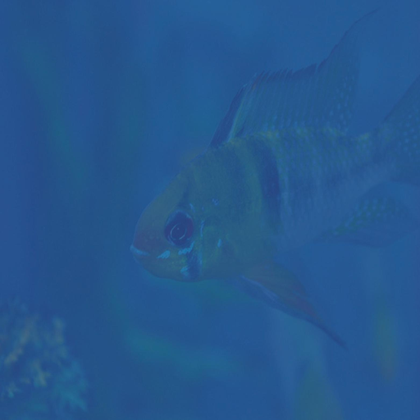
%> input picture image/11_Images/1.bmp, 420 x 420 px, shrunk from 512 x 512 before the run; its folder holds only this picture in this run
$ octave main.m   (GNU Octave 9; MATLAB toolbox functions it lacks are replaced by stand-ins)
%> lines starting %> are read from the running program, lines starting %| are printed output that depends on the picture
%> further down, Input is the input picture: size 420x420x3 uint8; mean R, G, B 37.9, 87.6, 141.4
### CCCBLSHL.m
function [img_Restored] = CCCBLSHZ(Input,~)
% CCCBLSHZ: This function performs underwater image restoration
% using a constrained color compensation method and a haze-line model.
% This function restores the color channels by adjusting the balance
% between each channel and improving the clarity of the image.
%
% Parameters:
%   Input (3D matrix): The input image in RGB format
%
% Returns:
%   img_Restored (3D matrix): The restored image

% 读取并归一化图像数据
im_c = double(Input) / 255; % Normalize the input image to the range [0, 1]

% 获取图像尺寸
[m, n, c] = size(im_c); % Get the dimensions of the image (rows, columns, channels)

% 将图像转为灰度并保存
im_c_remap = Grayscale_remapping(im_c); % Convert the image to grayscale using the Grayscale_remapping function

% 计算每个颜色通道的总和
sum_r = sum(im_c(:,:,1), 'all'); % Sum of the red channel
sum_g = sum(im_c(:,:,2), 'all'); % Sum of the green channel
sum_b = sum(im_c(:,:,3), 'all'); % Sum of the blue channel

% 根据通道总和调整 im_c_remap 的颜色通道
% Adjust the color channel of im_c_remap based on the total sum of the channels.
if sum_r > max(sum_g, sum_b)
    % 如果红色通道总和最大，保持绿色和蓝色通道不变
    im_c_remap(:,:,2) = im_c(:,:,2); % Keep the green channel unchanged
    im_c_remap(:,:,3) = im_c(:,:,3); % Keep the blue channel unchanged
elseif sum_g > max(sum_r, sum_b)
    % 如果绿色通道总和最大，保持红色和蓝色通道不变
    im_c_remap(:,:,1) = im_c(:,:,1); % Keep the red channel unchanged
    im_c_remap(:,:,3) = im_c(:,:,3); % Keep the blue channel unchanged
else
    % 如果蓝色通道总和最大，保持红色和绿色通道不变
    im_c_remap(:,:,1) = im_c(:,:,1); % Keep the red channel unchanged
    im_c_remap(:,:,2) = im_c(:,:,2); % Keep the green channel unchanged
end

% 初始化颜色通道矩阵
% Traverse each pixel and fill the matrix
im_c_r_x = zeros(m*n, 4); % Matrix for the red channel
im_c_g_x = zeros(m*n, 4); % Matrix for the green channel
im_c_b_x = zeros(m*n, 4); % Matrix for the blue channel

% 遍历每个像素点并填充矩阵

for i = 1:m
    for j = 1:n
        idx = (i-1)*n + j; % Calculate the linear index for the current pixel

        % 红色通道
        im_c_r_x(idx, :) = [im_c_remap(i, j, 1), i, j, im_c(i, j, 1)]; % Store red channel data with pixel coordinates and original red value

        % 绿色通道
        im_c_g_x(idx, :) = [im_c_remap(i, j, 2), i, j, im_c(i, j, 2)]; % Store green channel data with pixel coordinates and original green value

        % 蓝色通道
        im_c_b_x(idx, :) = [im_c_remap(i, j, 3), i, j, im_c(i, j, 3)]; % Store blue channel data with pixel coordinates and original blue value
    end
end

% 根据第四列（原始图像的颜色值）对每个通道矩阵排序
im_c_r_x = sortrows(im_c_r_x, 4); % Sort red channel data by original red values
im_c_g_x = sortrows(im_c_g_x, 4); % Sort green channel data by original green values
im_c_b_x = sortrows(im_c_b_x, 4); % Sort blue channel data by original blue values

% 计算增益并进行颜色通道的调整
if sum_r > max(sum_g, sum_b)
    % 红色通道最强
    gain = im_c_r_x(:,1) ./ im_c_r_x(:,4); % Calculate gain for red channel
    gain(isnan(gain)) = 0; % Handle NaN values (avoid division by zero)
    a1 = max(im_c_r_x(:,1)) / max(im_c_g_x(:,4)); % Ratio of red to green
    a2 = max(im_c_r_x(:,1)) / max(im_c_b_x(:,4)); % Ratio of red to blue

    % 更新绿色和蓝色通道
    for i = 1:m*n
        im_c_remap(im_c_g_x(i,2), im_c_g_x(i,3), 2) = im_c_g_x(i,1) * gain(i) * a1; % Adjust green channel
        im_c_remap(im_c_b_x(i,2), im_c_b_x(i,3), 3) = im_c_b_x(i,1) * gain(i) * a2; % Adjust blue channel
    end
elseif sum_g > max(sum_r, sum_b)
    % 绿色通道最强
    gain = im_c_g_x(:,1) ./ im_c_g_x(:,4); % Calculate gain for green channel
    gain(isnan(gain)) = 0; % Handle NaN values
    a1 = max(im_c_g_x(:,1)) / max(im_c_r_x(:,4)); % Ratio of green to red
    a2 = max(im_c_g_x(:,1)) / max(im_c_b_x(:,4)); % Ratio of green to blue

    % 更新红色和蓝色通道
    for i = 1:m*n
        im_c_remap(im_c_r_x(i,2), im_c_r_x(i,3), 1) = im_c_r_x(i,1) * gain(i) * a1; % Adjust red channel
        im_c_remap(im_c_b_x(i,2), im_c_b_x(i,3), 3) = im_c_b_x(i,1) * gain(i) * a2; % Adjust blue channel
    end
else
    % 蓝色通道最强
    gain = im_c_b_x(:,1) ./ im_c_b_x(:,4); % Calculate gain for blue channel
    gain(isnan(gain)) = 0; % Handle NaN values
    a1 = max(im_c_b_x(:,1)) / max(im_c_r_x(:,4)); % Ratio of blue to red
    a2 = max(im_c_b_x(:,1)) / max(im_c_g_x(:,4)); % Ratio of blue to green

    % 更新红色和绿色通道
    for i = 1:m*n
        im_c_remap(im_c_r_x(i,2), im_c_r_x(i,3), 1) = im_c_r_x(i,1) * gain(i) * a1; % Adjust red channel
        im_c_remap(im_c_g_x(i,2), im_c_g_x(i,3), 2) = im_c_g_x(i,1) * gain(i) * a2; % Adjust green channel
    end
end

% 将 im_c_remap 赋值给 im_c
im_c = im_c_remap;

% 计算每个颜色通道的总和
sum_r = sum(sum(im_c(:,:,1))); % 计算红色通道的总和
sum_g = sum(sum(im_c(:,:,2))); % 计算绿色通道的总和
sum_b = sum(sum(im_c(:,:,3))); % 计算蓝色通道的总和

% 设置阈值、alpha 和 beta 参数
Thr = 10; % 阈值
alpha = 0.8; % 调整系数 alpha
beta = 0.2; % 调整系数 beta

% 根据各通道总和判断主导颜色通道
% Determine the dominant color channel based on the sum of each channel
if ((sum_g > sum_r) && (sum_g > sum_b)) % 如果绿色通道最大
    g_r = sum_g / sum_r; % 计算绿色与红色的比值
    g_b = sum_g / sum_b; % 计算绿色与蓝色的比值

    % 如果比值超过阈值，则将比值限制在阈值范围内
    if (g_r > Thr)
        g_r = Thr;
    end
    if (g_b > Thr)
        g_b = Thr;
    end

    % 调整红色通道和蓝色通道
    im_c(:,:,1) = im_c(:,:,1) * alpha + (g_r - alpha - beta) * sum_r * (im_c(:,:,2)) / sum_g + beta * sum_r / (m * n);
    im_c(:,:,2) = im_c(:,:,2); % 绿色通道保持不变
    im_c(:,:,3) = im_c(:,:,3) * alpha + (g_b - alpha - beta) * sum_b * (im_c(:,:,2)) / sum_g + beta * sum_b / (m * n);

elseif ((sum_r > sum_g) && (sum_r > sum_b)) % 如果红色通道最大
    r_g = sum_r / sum_g; % 计算红色与绿色的比值
    r_b = sum_r / sum_b; % 计算红色与蓝色的比值

    % 如果比值超过阈值，则将比值限制在阈值范围内
    if (r_g > Thr)
        r_g = Thr;
    end
    if (r_b > Thr)
        r_b = Thr;
    end

    % 调整绿色通道和蓝色通道
    im_c(:,:,1) = im_c(:,:,1); % 红色通道保持不变
    im_c(:,:,2) = im_c(:,:,2) * alpha + (r_g - alpha - beta) * sum_g * (im_c(:,:,1)) / sum_r + beta * sum_g / (m * n);
    im_c(:,:,3) = im_c(:,:,3) * alpha + (r_b - alpha - beta) * sum_b * (im_c(:,:,1)) / sum_r + beta * sum_b / (m * n);

else % 如果蓝色通道最大
    b_r = sum_b / sum_r; % 计算蓝色与红色的比值
    b_g = sum_b / sum_g; % 计算蓝色与绿色的比值

    % 如果比值超过阈值，则将比值限制在阈值范围内
    if (b_r > Thr)
        b_r = Thr;
    end
    if (b_g > Thr)
        b_g = Thr;
    end

    % 调整红色通道和绿色通道
    im_c(:,:,1) = im_c(:,:,1) * alpha + (b_r - alpha - beta) * sum_r * (im_c(:,:,3)) / sum_b + beta * sum_r / (m * n);
    im_c(:,:,2) = im_c(:,:,2) * alpha + (b_g - alpha - beta) * sum_g * (im_c(:,:,3)) / sum_b + beta * sum_g / (m * n);
    im_c(:,:,3) = im_c(:,:,3); % 蓝色通道保持不变
end

% 对调整后的图像进行归一化处理
im_c = im_c / max(max(max(im_c))); % 归一化图像，使最大值为 1
im_c = min(im_c, 1); % 将图像值限制在 [0, 1] 范围内
im_c = max(im_c, 0); % 将图像值限制在 [0, 1] 范围内

% 估计大气光并重新塑形为 1x1x3 的矩阵
A = (reshape(estimate_airlight(im_c), 1, 1, 3));

% 初始化一个与图像大小相同的矩阵 delt_I，用于存储颜色通道的变化量
delt_I = zeros(m, n, c);

% 遍历每个颜色通道并将图像的每个通道赋值给 delt_I
for ColorCh = 1:1:c
    delt_I(:,:,ColorCh) = im_c(:,:,ColorCh);  % 将 im_c 中的每个颜色通道赋值给 delt_I
end

% 将 delt_I 重新塑形为二维矩阵，其中每行表示一个像素点，列表示颜色通道
delt_I_reshape = reshape(delt_I, [m*n, c]);  % 重新塑形为 (m*n) 行，c 列的矩阵

% Reshape the delta image and append a column of ones for homogeneous coordinates
% 重塑 delta_I 并在其后附加一列1，转换为齐次坐标
delt_I_reshape_H = [delt_I_reshape, ones(m*n, 1)];

% Reshape vector A into a 3x1 column vector and calculate its magnitude
% 将向量 A 重塑为 3x1 的列向量并计算其模长
A_reshape = reshape(A, [3, 1]);
A_ra = sqrt(sum(A_reshape.^2));  % Equivalent to sqrt(A_reshape(1)^2 + A_reshape(2)^2 + A_reshape(3)^2)

% Define the rotation angles for the X and Y axes
% 定义 X、Y 和 Z 轴的旋转角度
a = 90;
b = -180;
% Rotation matrix for rotation around the X axis
% X轴旋转矩阵
Rx = [1, 0, 0;
    0, cosd(a), -sind(a);
    0, sind(a), cosd(a)];

% Rotation matrix for rotation around the Y axis
% Y轴旋转矩阵
Ry = [cosd(b), 0, sind(b);
    0, 1, 0;
    -sind(b), 0, cosd(b)];

% Combined rotation matrix for Y, X rotations and translation vector
% 组合 Y、X 旋转矩阵和平移向量
RT = [Ry * Rx, A_reshape];

% Initialize the rotated image array
% 初始化旋转后的图像数组
delt_I_Rota = zeros(m*n, 3);

% Perform the matrix multiplication to rotate the image
% 进行矩阵乘法以旋转图像
delt_I_Rota = (RT * delt_I_reshape_H')';

% Take the absolute value of the rotated image (to avoid negative values)
% 对旋转后的图像取绝对值（避免负值）
delt_I_Rota = abs(delt_I_Rota);

% Reshape the rotated image back to its original dimensions
% 将旋转后的图像重塑回原始尺寸
I_Rota = reshape(delt_I_Rota, [m, n, c]);

% Define the number of superpixels, which can be modified based on the image resolution.
% 定义超像素的数量,可以根据图像分辨率进行修改
PixelNum = 50000;

% Compute superpixels for the rotated image
% 计算旋转后的图像的超像素
[Label, ~] = superpixels(I_Rota, PixelNum);

% Reshape the label matrix to a column vector for processing
% 将标签矩阵重塑为列向量以便处理
Label_superpixel = reshape(Label, [m*n, 1]);

% Get the total number of unique superpixels
% 获取超像素的总数
n_points = max(Label_superpixel);

% Calculate the radius (magnitude) for each pixel in the rotated image
% 计算旋转图像中每个像素的半径（模长）
radius = sqrt(delt_I_Rota(:,1).^2 + delt_I_Rota(:,2).^2 + delt_I_Rota(:,3).^2);

% Compute the mean value of each color channel (Red, Green, Blue) for each superpixel
% 为每个超像素计算每个颜色通道（红色、绿色、蓝色）的均值
red_mean = accumarray(Label_superpixel, delt_I_Rota(:, 1), [n_points, 1], @mean);
green_mean = accumarray(Label_superpixel, delt_I_Rota(:, 2), [n_points, 1], @mean);
blue_mean = accumarray(Label_superpixel, delt_I_Rota(:, 3), [n_points, 1], @mean);

% Combine the mean values of red, green, and blue channels into a single matrix
% 将红色、绿色和蓝色通道的均值合并为一个矩阵
vec = [red_mean, green_mean, blue_mean];

% Reshape the radius to a column vector
% 将半径重塑为列向量
radius = reshape(radius, [m*n, 1]);

% Convert the RGB values to LAB color space using a color transformation
% 使用颜色变换将 RGB 值转换为 LAB 色彩空间
transform_lab = makecform('srgb2lab');  % Create a transformation structure for RGB to LAB
transform_lab = applycform(vec, transform_lab);  % Apply the transformation
transform_lab = lab2double(transform_lab);  % Convert the LAB values to double precision

% Extract the 'a' and 'b' channels from the LAB color space
% 从 LAB 色彩空间中提取 'a' 和 'b' 通道
ab = [transform_lab(:, 2), transform_lab(:, 3)];

% Apply k-means clustering to the 'ab' values to create 2000 clusters
% 对 'ab' 值应用 k-means 聚类，生成 2000 个簇
T = kmeans(ab, 2000);

% Find the maximum cluster index (the cutoff point)
% 查找最大簇索引（分割点）
cutoff = max(T);

% Reshape the superpixel labels and calculate max and standard deviation of radius for each cluster
% 重塑超像素标签，并为每个簇计算半径的最大值和标准差
T_superpixels = reshape(T(Label_superpixel), [m*n, 1]);
radius_max_reshape = accumarray(T_superpixels, radius(:), [cutoff, 1], @max);
radius_std_reshape = accumarray(T_superpixels, radius(:), [cutoff, 1], @std);

% Reshape the radius and max/std values back to the image dimensions
% 将半径、最大值和标准差重新塑造成图像维度
radius_reshape = reshape(radius, [m, n, 1]);
radius_max_reshape = reshape(radius_max_reshape(T_superpixels), [m, n, 1]);
radius_std_reshape = reshape(radius_std_reshape(T_superpixels), [m, n, 1]);

% Normalize the standard deviation values to the range [0, 1]
% 将标准差值归一化到 [0, 1] 范围
radius_std_weight = (radius_std_reshape ./ max(max(radius_std_reshape)));

% Estimate the lower bound of the transmission based on the image and A vector
% 根据图像和 A 向量估计传输的下界
trans_lower_bound = 1 - min(bsxfun(@rdivide, im_c, reshape(A, 1, 1, 3)), [], 3);

% Estimate the transmission by dividing the radius by the maximum radius for each superpixel
% 通过将半径除以每个超像素的最大半径来估计传输
transmission_estimation = radius_reshape ./ radius_max_reshape;

% Ensure the transmission is not less than the lower bound for transmission estimation
% 确保传输不小于传输估计的下界
transmission = max(transmission_estimation, trans_lower_bound);

% Regularization parameter for WLS optimization
% WLS 优化的正则化参数
lambda = 0.1;

% Perform Weighted Least Squares (WLS) optimization for transmission
% 对传输进行加权最小二乘 (WLS) 优化
transmission = wls_optimization(transmission, radius_std_weight, im_c, lambda);

% Set up color space transformations (RGB to LAB and back)
% 设置色彩空间转换（从 RGB 到 LAB 和从 LAB 到 RGB）
transform_lab = makecform('srgb2lab');
transform_lab_A = makecform('srgb2lab');
transform_rgb = makecform('lab2srgb');

% Convert the input image from RGB to LAB color space
% 将输入图像从 RGB 转换为 LAB 色彩空间
transform_lab = applycform(im_c, transform_lab);
transform_lab = lab2double(transform_lab); % Convert LAB values to double precision

% Extract the L, a, and b channels from the LAB image
% 从 LAB 图像中提取 L、a 和 b 通道
L = transform_lab(:,:,1);

% Convert the airlight vector A from RGB to LAB space
% 将空气光向量 A 从 RGB 转换为 LAB 空间
air_Lab = applycform(A, transform_lab_A);
air_Lab = lab2double(air_Lab);
air_l = air_Lab(:,:,1);

% Apply the transmission correction to the L channel
% 对 L 通道应用传输修正
transform_lab(:,:,1) = (L(:,:) - (1 - transmission) .* air_l) ./ max(transmission, 0.2);

% Normalize and adjust the L channel to improve contrast
% 归一化和调整 L 通道以提高对比度
Lab_l = zeros(m, n);
Lab_l(:,:) = transform_lab(:,:,1);
Lab_l(:,:) = (Lab_l(:,:) - min(min(Lab_l(:,:)))) / (max(max(Lab_l(:,:))) - min(min(Lab_l(:,:))));
Lab_l(:,:) = imadjust(Lab_l(:,:));
Lab_l(:,:) = Lab_l(:,:) * 100; % Scale to the range [0, 100]

% Apply edge detection filters to the adjusted L channel
% 对调整后的 L 通道应用边缘检测滤波器
H1 = [-1 -1 -1; 0 0 0; 1 1 1]; % Horizontal edge detection filter
dx = filter2(H1, Lab_l);

H2 = [-1 0 1; -1 0 1; -1 0 1]; % Vertical edge detection filter
dy = filter2(H2, Lab_l);

% Adjust the L channel by adding a weighted version of the gradient magnitude
% 通过添加加权的梯度幅值来调整 L 通道
Lab_l = Lab_l + sqrt(dx.^2 + dy.^2) * 0.1;

% Update the L channel in the LAB image with the modified values
% 使用修改后的值更新 LAB 图像中的 L 通道
transform_lab(:,:,1) = Lab_l(:,:);

% Convert the LAB image back to RGB color space
% 将 LAB 图像转换回 RGB 色彩空间
img_dehazed = applycform(transform_lab, transform_rgb);

% Apply a radiometric correction to the final dehazed image
% 对最终的去雾图像应用辐射校正
img_Restored = img_dehazed.^(1.05); % Apply gamma correction
end

### Grayscale_remapping.m
% Grayscale World White Balance and Histogram Auto-Contrast Adjustment
% 灰度世界白平衡和直方图自动对比度调整
function output = Grayscale_remapping(image)

% Extract the RGB channels from the input image
% 从输入图像中提取RGB通道
r = image(:, :, 1);
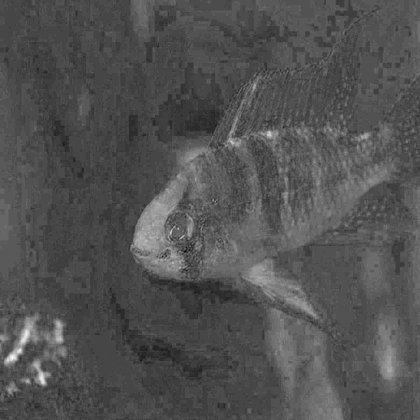
%> r: size 420x420 double; min 0.098, max 0.255, mean 0.148; drawn with min black and max white
g = image(:, :, 2);
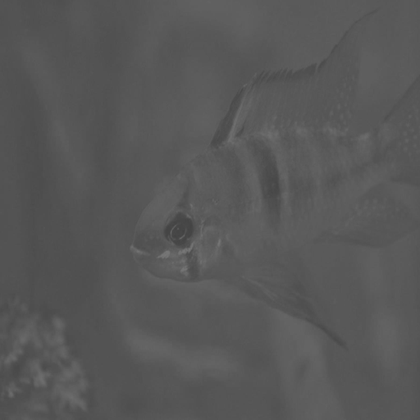
%> g: size 420x420 double; min 0.259, max 0.467, mean 0.344
b = image(:, :, 3);
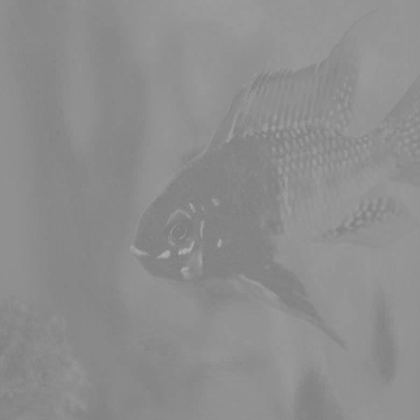
%> b: size 420x420 double; min 0.49, max 0.675, mean 0.555

% Calculate the mean of each RGB channel
% 计算每个RGB通道的均值
Mean(1) = mean(mean(r));
Mean(2) = mean(mean(g));
Mean(3) = mean(mean(b));

% Find the maximum values of each RGB channel
% 找到每个RGB通道的最大值
V(1) = max(max(r));
V(2) = max(max(g));
V(3) = max(max(b));

% Find the overall maximum value and the average mean
% 找到总的最大值和平均均值
max_1 = max(V);
%> max_1 = 0.675

% Define the ratio for the saturation level (can be adjusted for more/less contrast)
% 定义饱和度级别的比例（可以调整以获得更多或更少的对比度）
ratio = [1, 1, 1];

% Set the saturation level for quantile adjustment
% 设置量化调整的饱和度级别
satLevel = 0.001 * ratio;

% Get the size of the image
% 获取图像的大小
[m, n, p] = size(image);
imgRGB_orig = zeros(p, m * n);

% Reshape each RGB channel into a row vector for processing
% 将每个RGB通道重塑为行向量以进行处理
for i = 1 : p
   imgRGB_orig(i, : ) = reshape(double(image(:, :, i)), [1, m * n]);
end

imRGB = zeros(size(imgRGB_orig));

% Histogram contrast adjustment
% 直方图对比度调整
for ch = 1 : p
    % Define quantile range for contrast adjustment
    % 定义对比度调整的分位数范围
    q = [satLevel(ch), 1 - satLevel(ch)];
    tiles = quantile(imgRGB_orig(ch, :), q); % Calculate quantiles
    temp = imgRGB_orig(ch, :);

    % Clip pixel values based on the quantiles
    % 根据分位数裁剪像素值
    temp(temp < tiles(1)) = tiles(1);
    temp(temp > tiles(2)) = tiles(2);

    % Store adjusted values
    % 存储调整后的值
    imRGB(ch, :) = temp;

    % Normalize the pixel values to the range [0, max_1]
    % 将像素值归一化到[0, max_1]范围
    pmin = min(imRGB(ch, :));
    pmax = max(imRGB(ch, :));
    imRGB(ch, :) = (imRGB(ch, :) - pmin) / (pmax - pmin) * max_1;
end
%> this loop made 3 passes
%> (pmin, pmax) on passes 1 to 3: (0.122, 0.216), (0.275, 0.424), (0.502, 0.62)

% Initialize the output image
% 初始化输出图像
output = zeros(size(image));

% Reshape and assign the adjusted RGB values back to the output image
% 重塑并将调整后的RGB值分配回输出图像
for i = 1 : p
        output(:, :, i) = reshape(imRGB(i, :), [m, n]);
end
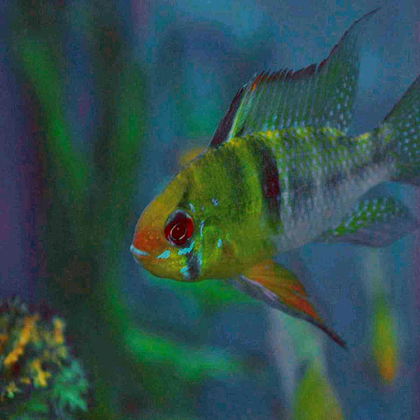
%> output: size 420x420x3 double; mean R, G, B 0.193, 0.313, 0.302

end

### estimate_airlight.m
function [ Aout ] = estimate_airlight( img, Amin, Amax, N, spacing, K, thres )
%Estimate airlight of an image, using a 3*2D Hough transform, where each
%point votes for a given location using a fixed set of angles.
%
%   This is an implementation of our paper:
%   Dana Berman, Tali Treibitz, Shai Avidan,
%   "Air-light Estimation using Haze-Lines", ICCP 2017
%
%   Input arguments:
%   img - input image (mandatory)
%   Amin (Amax) - minimal (maximal) value if the air-light. Optional
%               Can be used to reduce the search space and save time
%               Either a scalar (identical for all color channels) or a 3
%               value vector (different range for each color channel)
%   N - number of colors clusters to use (the image is converted to an
%       indexed image of at most N different cluster). Optional
%   spacing - air-light candidates' resolution, 1/M in the paper. Optional
%   K - angular resolution. Optional
%   thres - cone resolution, optional, default recommended


%% Verify input params, set defaults when necessary (same as published results)
if ~exist('thres','var') || isempty(thres), thres = 0.01 ; end
if ~exist('spacing','var') || isempty(spacing), spacing = 0.02 ; end %1/M in the paper
if ~exist('n_colors','var') || isempty(N), N = 1000 ; end %number of colors clusters
if ~exist('K','var') || isempty(K), K = 40 ; end %number of angles

% Define search range for the air-light. The search range is different for each
% color channel. These values were used in all of our experiments.
if ~exist('Amin','var') || isempty(Amin), Amin = [0,0.05,0.1]; end
if ~exist('Amax','var') || isempty(Amax), Amax = 1; end

% Air-light search range, accept a scalar if identical for all color channels
if isscalar(Amin), Amin = repmat(Amin,1,3); end
if isscalar(Amax), Amax = repmat(Amax,1,3); end

%% Convert input image to an indexed image
[img_ind, points] = rgb2ind(img, N);
[h,w,~] = size(img);
% Remove empty clusters
idx_in_use = unique(img_ind(:));
idx_to_remove = setdiff(0:(size(points,1)-1),idx_in_use);
points(idx_to_remove+1,:) = [];
img_ind_sequential = zeros(h,w);
for kk = 1:length(idx_in_use)
    img_ind_sequential(img_ind==idx_in_use(kk)) = kk;
end
% Now the min value of img_ind_sequential is 1 rather then 0, and the indices
% correspond to points

% Count the occurences if each index - this is the clusters' weight
[points_weight,~] = histcounts(img_ind_sequential(:),size(points,1));
points_weight = points_weight./(h*w);
if ~ismatrix(points), points = reshape(points,[],3); end % verify dim

%% Define arrays of candidate air-light values and angles
angle_list = reshape(linspace(0, pi, K),[],1);
% Use angle_list(1:end-1) since angle_list(end)==pi, which is the same line
% in 2D as since angle_list(1)==0
directions_all = [sin(angle_list(1:end-1)) , cos(angle_list(1:end-1)) ];

% Air-light candidates in each color channel
ArangeR = Amin(1):spacing:Amax(1);
ArangeG = Amin(2):spacing:Amax(2);
ArangeB = Amin(3):spacing:Amax(3);

%% Estimate air-light in each pair of color channels
% Estimate RG
Aall = generate_Avals(ArangeR, ArangeG);
[~, AvoteRG] = vote_2D(points(:,1:2), points_weight, directions_all, Aall, thres );
% Estimate GB
Aall = generate_Avals(ArangeG, ArangeB);
[~, AvoteGB] = vote_2D(points(:,2:3), points_weight, directions_all, Aall, thres );
% Estimate RB
Aall = generate_Avals(ArangeR, ArangeB);
[~, AvoteRB] = vote_2D(points(:,[1,3]), points_weight, directions_all, Aall, thres);

%% Find most probable airlight from marginal probabilities (2D arrays)
% Normalize (otherwise the numbers are quite large)
max_val = max( [max(AvoteRB(:)) , max(AvoteRG(:)) , max(AvoteGB(:)) ]);
AvoteRG2 = AvoteRG./max_val;
AvoteGB2 = AvoteGB./max_val;
AvoteRB2 = AvoteRB./max_val;
% Generate 3D volumes from 3 different 2D arrays
A11 = repmat( reshape(AvoteRG2, length(ArangeG),length(ArangeR))', 1,1,length(ArangeB));
tmp = reshape(AvoteRB2, length(ArangeB),length(ArangeR))';
A22 = repmat(reshape(tmp, length(ArangeR),1,length(ArangeB)) , 1,length(ArangeG),1);
tmp2 = reshape(AvoteGB2, length(ArangeB),length(ArangeG))';
A33 = repmat(reshape(tmp2, 1, length(ArangeG),length(ArangeB)) , length(ArangeR),1,1);
AvoteAll = A11.*A22.*A33;
[~, idx] = max(AvoteAll(:));
[idx_r,idx_g,idx_b] = ind2sub([length(ArangeR),length(ArangeG),length(ArangeB)],idx);
Aout = [ArangeR(idx_r), ArangeG(idx_g), ArangeB(idx_b)];


end % function estimate_airlight_2D

%% Sub functions

% [53 lines left out: functions generate_Avals, vote_2D, not called in this run]

### main.m
% Clear previous variables and close all figure windows
% 清除之前的变量并关闭所有图形窗口
clear; close all

% Set the directory where the images are stored
% 设置图像存储的目录
images_dir = 'image\11_Images\';

% Get a list of all bmp images in the directory
% 获取目录中所有bmp格式图像的列表,对应其他格式图片，可自行添加
listing = cat(1, dir(fullfile(images_dir, '*.bmp')));

% Loop over each image in the directory
% 遍历目录中的每一张图像
for i_img = 1:length(listing)

    % Read the input image
    % 读取输入图像
    Input = imread(fullfile(images_dir,listing(i_img).name));

    % Extract the image name (without extension)
    % 提取图像名称（不带扩展名）
    [~, img_name, ~] = fileparts(listing(i_img).name);

    % Remove the '_input' part from the image name
    % 从图像名称中去除'_input'部分
    img_name = strrep(img_name, '_input', '');

    % Apply the underwater image restoration algorithm (Constrained Color Compensation and Background Light Color Space-based Haze-Line Model)
    % 应用水下图像恢复算法（基于约束色彩补偿和背景光颜色空间的雾线模型）
    output = CCCBLSHL(Input);  % Underwater Image Restoration via Constrained Color Compensation and Background Light Color Space-based Haze-Line Model
%> in CCCBLSHZ, `sum_r = sum(im_c(:,:,1), 'all');`: sum_r = 26188.4
%> in CCCBLSHZ, `sum_g = sum(im_c(:,:,2), 'all');`: sum_g = 60609.5
%> (the rest of the program and of its run is left out)
